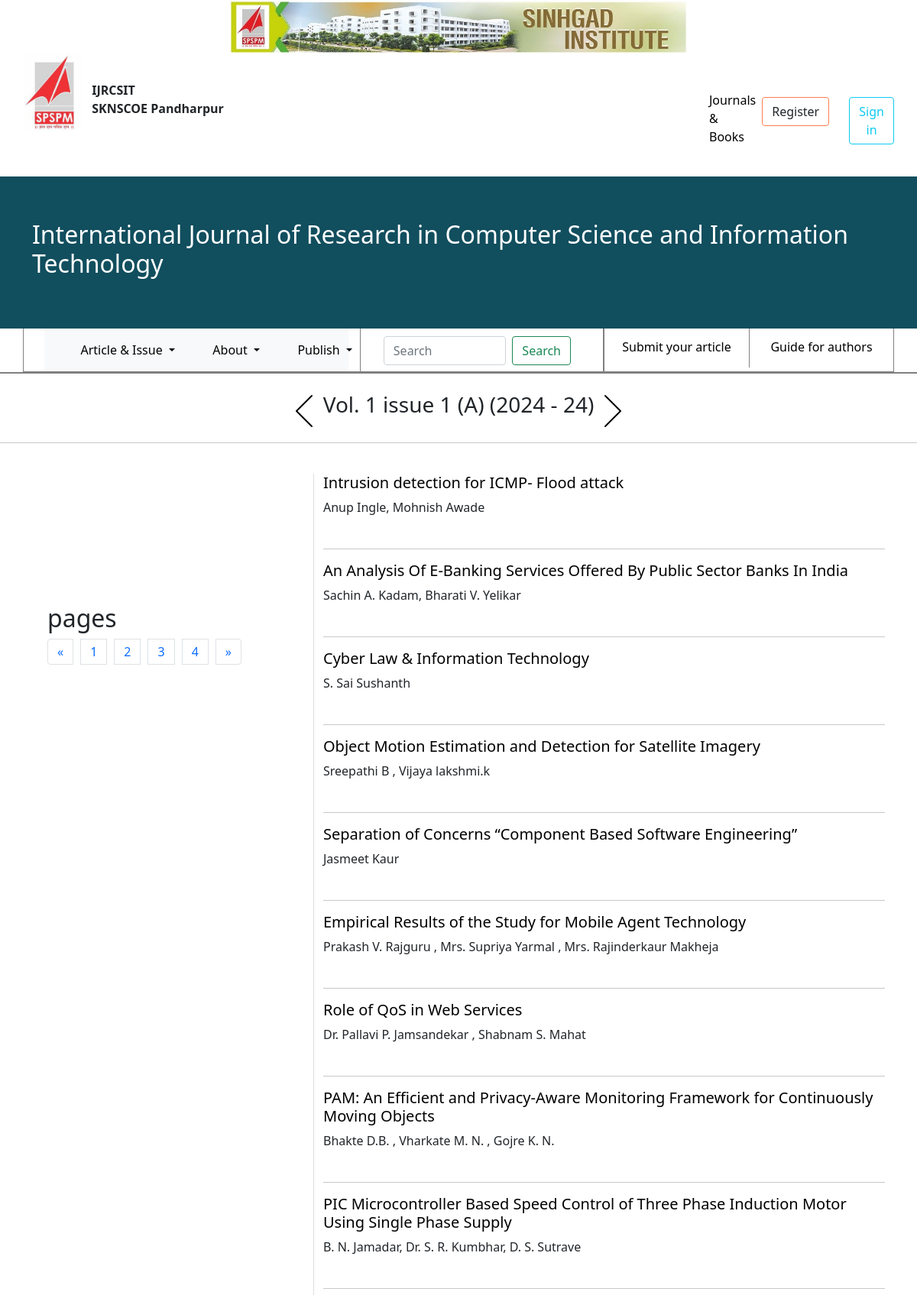
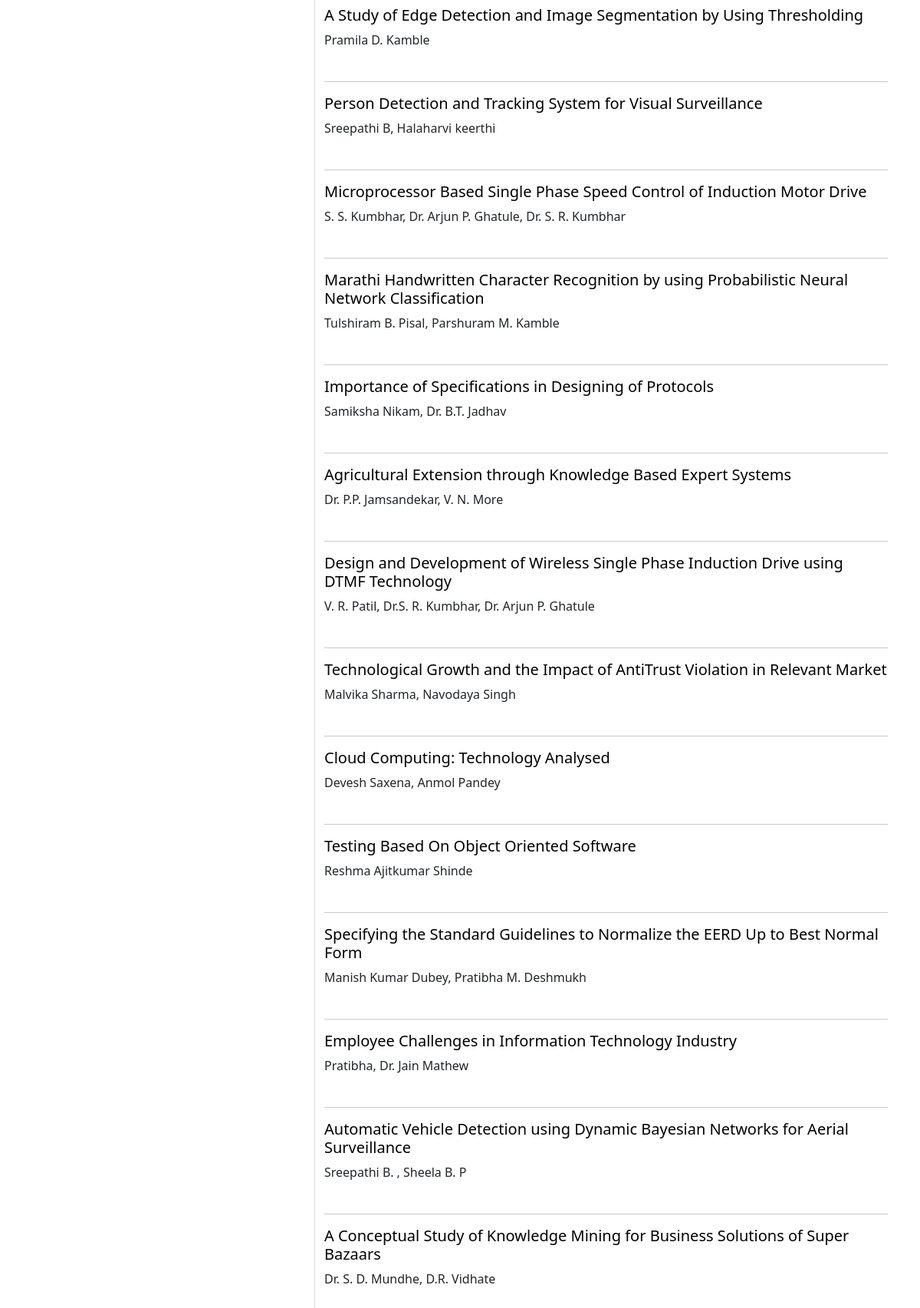
/all_issueold.php (upper part), run on the app's committed database (2 pictures, top to bottom).
### tables this page shows
CREATE TABLE `vol` (
  `vol` int(11) DEFAULT NULL,
  `vol_name` varchar(32) DEFAULT NULL,
  `s_date` date DEFAULT NULL,
  `e_date` date DEFAULT NULL
);

CREATE TABLE `thesis` (
  `id` int(32) NOT NULL,
  `title` varchar(255) DEFAULT NULL,
  `abstract` varchar(2024) DEFAULT NULL,
  `authors` varchar(255) DEFAULT NULL,
  `pdp_file` varchar(32) NOT NULL,
  `zip_file` varchar(32) NOT NULL,
  `auth_name` varchar(32) NOT NULL,
  `status` int(11) DEFAULT NULL,
  `vol` int(11) DEFAULT NULL,
  `action_date` date DEFAULT NULL
);

### all_issueold.php (the view, shortened to what this page needs)
<?php
require('nav.php');
require('conn.php');
?>
<!DOCTYPE html>
<html lang="en">
<head>
  <link href="https://stackpath.bootstrapcdn.com/bootstrap/4.5.2/css/bootstrap.min.css" rel="stylesheet">
</head>
<body>
<br>
        <?php
        $sqlq = "SELECT vol, vol_name, YEAR(s_date) AS year, MONTH(s_date) AS month, YEAR(e_date) AS eyear, MONTH(e_date) AS emonth, RIGHT(YEAR(e_date), 2) AS teyear FROM vol WHERE vol = 1";
        $stmtq = $conn->prepare($sqlq);
        $stmtq->execute();
        $resq = $stmtq->get_result();
        if ($resq->num_rows > 0) {
            while ($rowq = $resq->fetch_assoc()) {
                echo ' <div style="display:flex;" class="justify-content-center">
                       <span onclick=""><img src="arrow.png" style="transform: rotate(180deg);" alt="Previous"></span>
                        <h3>' . $rowq['vol_name'] . '  ('.$rowq['year'].' - '.$rowq['teyear'].')</h3>
                        <span onclick="nextpage(' . $rowq["vol"] . ')"><img src="arrow.png"  alt="Previous"></span>
                      </div>';
            }
        }
        ?>
<hr>
<br>
<div class="container">
  <div class="row">
    <div class="col-md-4">
      <div class="sticky-div" id="sidebar">
        <h2 style="margin-top:150px;">pages</h2>
<nav aria-label="Page navigation example">
<ul class="pagination">
    <li class="page-item">
        <a class="page-link" onclick="previouspage('. ($curpage-2) .')" aria-label="Previous">
            <span aria-hidden="true">&laquo;</span>
        </a>
    </li>
    <?php
    $totalrows = 0;
    $curpage=1;
    $sqlqq = "SELECT * FROM vol";
    $stmtqq = $conn->prepare($sqlqq);
    $stmtqq->execute();
    $resqq = $stmtqq->get_result();
    if ($resqq->num_rows > 0) {
        while ($rowqq = $resqq->fetch_assoc()) {
            $totalrows++;
		if(($totalrows<=$curpage && $totalrows>=$curpage-3)||($totalrows>$curpage && $totalrows<=$curpage+3)){
            echo '<li class="page-item"><a class="page-link" onclick="previouspage('. ($totalrows+1) .')">' . $totalrows . '</a></li>';
}
            }
        }
   echo'
    <li class="page-item">
        <a class="page-link" onclick="previouspage('. ($curpage+2) .')" aria-label="Next">
            <span aria-hidden="true">&raquo;</span>
            <span class="sr-only">Next</span>
        </a>
    </li>
</ul></nav>';
?>
      </div>
    </div>
	<div class="col-md-8" style="margin-right:0px; border-left:1px solid #ddd;">
    <?php
    $sql = "SELECT * FROM accepted_thesis";
    $res = $conn->query($sql);
    $chck=0;
    if ($res->num_rows > 0) {
      while($ro = $res->fetch_assoc()) {
	$quer="select * from thesis where id=".$ro['id']." && vol=1";
	$result=$conn->query($quer);
	 if ($result->num_rows > 0) {
      while($row = $result->fetch_assoc()) {
if($chck==0){
echo '<div class="bottomhover" style="border-bottom: 2px solid transparent; text-decoration: none; color: inherit;" onmouseover="this.style.borderBottom="2px solid orange";" onmouseout="this.style.borderBottom="2px solid transparent";">
                    <h5><a href="#" style="text-decoration:none; color:black;" id="myAnchor" onclick="view('.$row["id"].')" >'.$row["title"].'</a></h5>
                    <span>'.$row["authors"].'</span><br>
                    <span></span>
                </div>
<br>';
        $chck=8;}
        else{
            echo '<hr><div class="bottomhover" style="border-bottom: 2px solid transparent; text-decoration: none; color: inherit;" onmouseover="this.style.borderBottom="2px solid orange";" onmouseout="this.style.borderBottom="2px solid transparent";">
                    <h5><a href="#" style="text-decoration:none; color:black;" id="myAnchor" onclick="view('.$row["id"].')" >'.$row["title"].'</a></h5>
                    <span>'.$row["authors"].'</span><br>
                    <span></span>
                </div>
<br>';
        }
      }
    } else {
    }}}
 else {
      echo "0 results";
    }
    ?>
  </div>
  </div>
</div>
<?php
require('footer.php');
?>
</body>
</html>

### ind.css (style rules this page uses)
ul { list-style-type: none; padding: 0; }
li { display: inline-block; margin-right: 10px; }

### nav.php (style rules this page uses)
ul { list-style-type: none; padding: 0; }
li { display: inline-block; margin-right: 10px; }

### all_issueold.php (style rules this page uses)
.sticky-div { position: -webkit-sticky; position: sticky; top: 0; background-color: white; padding: 20px; border-right: 0px solid #ddd; z-index: 1000; }

### data on the page
vol: vol_name "Vol. 1 issue 1 (A)", year "2024", teyear "24"
thesis: title "Intrusion detection for ICMP- Flood attack", authors "Anup Ingle, Mohnish Awade"
thesis: title "An Analysis Of E-Banking Services Offered By Public Sector Banks In India", authors "Sachin A. Kadam, Bharati V. Yelikar"
thesis: title "Cyber Law & Information Technology", authors "S. Sai Sushanth"
thesis: title "Object Motion Estimation and Detection for Satellite Imagery", authors "Sreepathi B , Vijaya lakshmi.k"
thesis: title "Separation of Concerns “Component Based Software Engineering”", authors "Jasmeet Kaur"
thesis: title "Empirical Results of the Study for Mobile Agent Technology", authors "Prakash V. Rajguru , Mrs. Supriya Yarmal , Mrs. Rajinderkaur Makheja"
thesis: title "Role of QoS in Web Services", authors "Dr. Pallavi P. Jamsandekar , Shabnam S. Mahat"
thesis: title "PAM: An Efficient and Privacy-Aware Monitoring Framework for Continuously Moving Objects", authors "Bhakte D.B. , Vharkate M. N. , Gojre K. N."
thesis: title "PIC Microcontroller Based Speed Control of Three Phase Induction Motor Using Single Phase Supply", authors "B. N. Jamadar, Dr. S. R. Kumbhar, D. S. Sutrave"
thesis: title "A Study of Edge Detection and Image Segmentation by Using Thresholding", authors "Pramila D. Kamble"
thesis: title "Person Detection and Tracking System for Visual Surveillance", authors "Sreepathi B, Halaharvi keerthi"
thesis: title "Microprocessor Based Single Phase Speed Control of Induction Motor Drive", authors "S. S. Kumbhar, Dr. Arjun P. Ghatule, Dr. S. R. Kumbhar"
thesis: title "Marathi Handwritten Character Recognition by using Probabilistic Neural Network Classification", authors "Tulshiram B. Pisal, Parshuram M. Kamble"
thesis: title "Importance of Specifications in Designing of Protocols", authors "Samiksha Nikam, Dr. B.T. Jadhav"
thesis: title "Agricultural Extension through Knowledge Based Expert Systems", authors "Dr. P.P. Jamsandekar, V. N. More"
thesis: title "Design and Development of Wireless Single Phase Induction Drive using DTMF Technology", authors "V. R. Patil, Dr.S. R. Kumbhar, Dr. Arjun P. Ghatule"
thesis: title "Technological Growth and the Impact of AntiTrust Violation in Relevant Market", authors "Malvika Sharma, Navodaya Singh"
thesis: title "Cloud Computing: Technology Analysed", authors "Devesh Saxena, Anmol Pandey"
thesis: title "Testing Based On Object Oriented Software", authors "Reshma Ajitkumar Shinde"
thesis: title "Specifying the Standard Guidelines to Normalize the EERD Up to Best Normal Form", authors "Manish Kumar Dubey, Pratibha M. Deshmukh"
thesis: title "Employee Challenges in Information Technology Industry", authors "Pratibha, Dr. Jain Mathew"
thesis: title "Automatic Vehicle Detection using Dynamic Bayesian Networks for Aerial Surveillance", authors "Sreepathi B. , Sheela B. P"
thesis: title "A Conceptual Study of Knowledge Mining for Business Solutions of Super Bazaars", authors "Dr. S. D. Mundhe, D.R. Vidhate"
